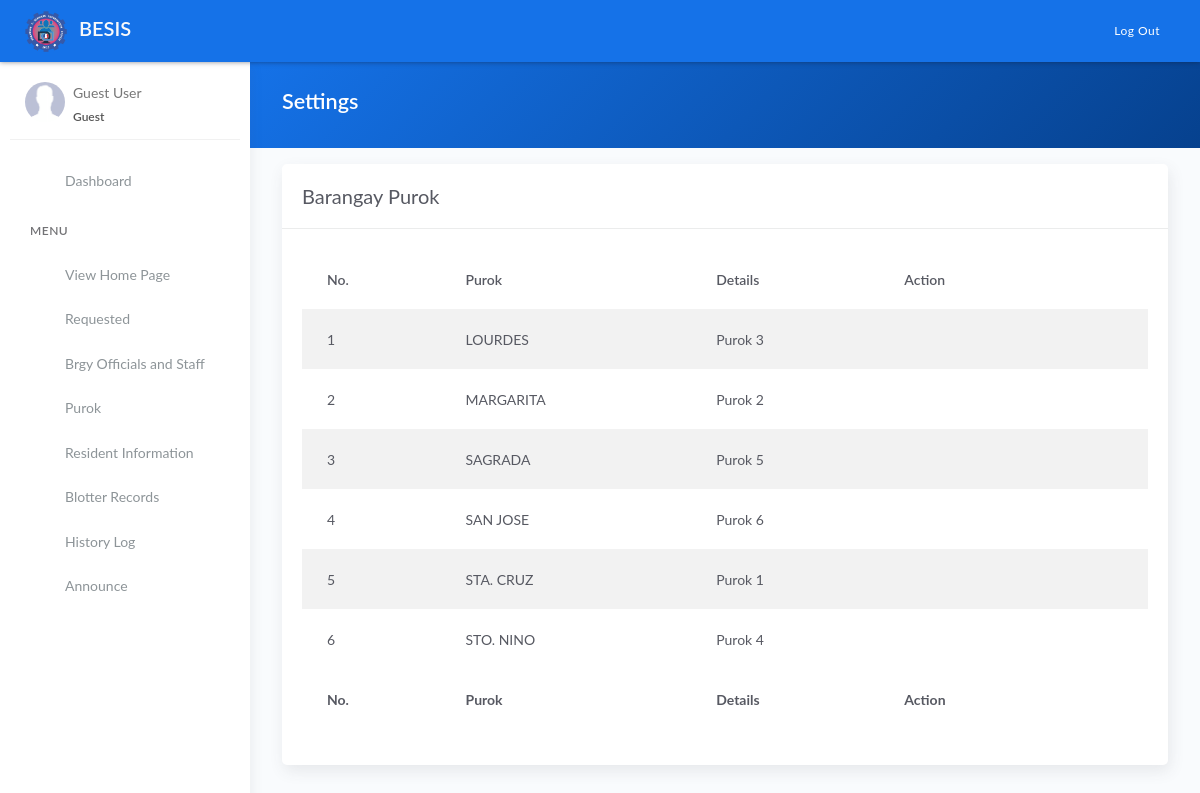
Screenshot of /purok.php with the database file from the repository.
### tables this page shows
CREATE TABLE `tblpurok` (
  `id` int(11) NOT NULL AUTO_INCREMENT,
  `name` varchar(255) DEFAULT NULL,
  `details` text,
  `status` int(11) NOT NULL,
  PRIMARY KEY (`id`)
);

### purok.php (the view, shortened to what this page needs)
<?php include 'server/server.php' ?>
<?php
    $query = "SELECT * FROM tblpurok ORDER BY `name`";
    $result = $conn->query($query);
    $purok = array();
	while($row = $result->fetch_assoc()){
		$purok[] = $row;
	}
?>
<!DOCTYPE html>
<html lang="en">
<head>
	<?php include 'templates/header.php' ?>
</head>
<body>
	<div class="wrapper">
		<?php include 'templates/main-header.php' ?>
		<?php include 'templates/sidebar.php' ?>
		<div class="main-panel">
			<div class="content">
				<div class="panel-header bg-primary-gradient">
					<div class="page-inner">
						<div class="d-flex align-items-left align-items-md-center flex-column flex-md-row">
							<div>
								<h2 class="text-white fw-bold">Settings</h2>
							</div>
						</div>
					</div>
				</div>
				<div class="page-inner">
					<div class="row mt--2">
						<div class="col-md-12">
                            <div class="card">
								<div class="card-header">
									<div class="card-head-row">
										<div class="card-title">Barangay Purok</div>
									</div>
								</div>
								<div class="card-body">
                                    <div class="table-responsive">
                                        <table class="table table-striped">
                                            <thead>
                                                <tr>
                                                    <th scope="col">No.</th>
                                                    <th scope="col">Purok</th>
                                                    <th scope="col">Details</th>
                                                    <th scope="col">Action</th>
                                                </tr>
                                            </thead>
                                            <tbody>
                                                <?php if(!empty($purok)): ?>
                                                    <?php $no=1; foreach($purok as $row): ?>
                                                    <tr>
                                                        <td><?= $no ?></td>
                                                        <td><?= $row['name'] ?></td>
                                                        <td><?= $row['details'] ?></td>
                                                        <td>
                                                            <div class="form-button-action">
                                                                <a type="button" href="#edit" data-toggle="modal" class="btn btn-link btn-primary" title="Edit Purok" onclick="editPurok(this)"
                                                                    data-name="<?= $row['name'] ?>" data-details="<?= $row['details'] ?>" data-id="<?= $row['id'] ?>">
                                                                </a>
                                                                <a type="button" data-toggle="tooltip" href="model/remove_purok.php?id=<?= $row['id'] ?>" onclick="return confirm('Are you sure you want to delete this purok?');" class="btn btn-link btn-danger" data-original-title="Remove">
                                                                </a>
                                                            </div>
                                                        </td>
                                                    </tr>
                                                    <?php $no++; endforeach ?>
                                                <?php else: ?>
                                                    <tr>
                                                        <td colspan="4" class="text-center">No Available Data</td>
                                                    </tr>
                                                <?php endif ?>
                                            </tbody>
                                            <tfoot>
                                                <tr>
                                                    <th scope="col">No.</th>
                                                    <th scope="col">Purok</th>
                                                    <th scope="col">Details</th>
                                                    <th scope="col">Action</th>
                                                </tr>
                                            </tfoot>
                                        </table>
                                    </div>
								</div>
							</div>
						</div>
					</div>
				</div>
			</div>
		</div>
	</div>
</body>
</html>

### rows the page displays
tblpurok: name "LOURDES", details "Purok 3"
tblpurok: name "MARGARITA", details "Purok 2"
tblpurok: name "SAGRADA", details "Purok 5"
tblpurok: name "SAN JOSE", details "Purok 6"
tblpurok: name "STA. CRUZ", details "Purok 1"
tblpurok: name "STO. NINO", details "Purok 4"
